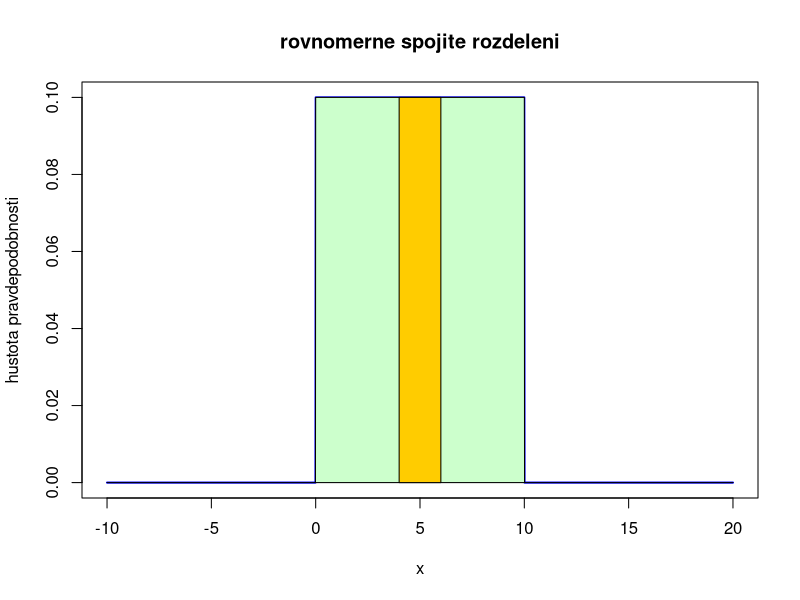
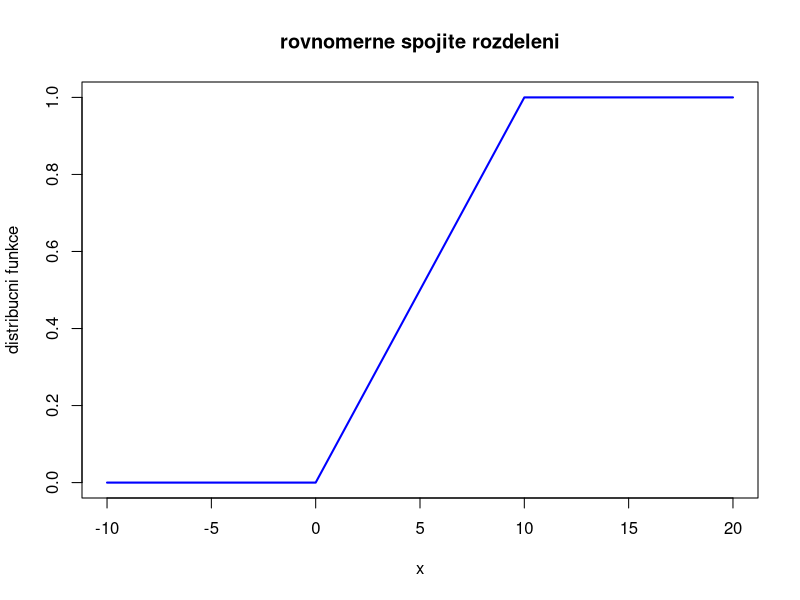

Reproduce these figures in R, in order.
# Priklad 4

a <- 0
b <- 10

x <- seq (a-10, b+10, by = 0.01)
titulek <- "rovnomerne spojite rozdeleni"

# hustota pravdepodobnosti
hustota <- dunif (x, a, b)

#  hustotu graficky zobrazujeme jako krivku
plot (x, hustota, type = "l", col = "blue", lwd = 2, ylab = "hustota pravdepodobnosti", main = titulek)

# pravdepodobnost je dana plochou pod grafem hustoty pravdepodobnosti
# v R se ploch kresli jako vybarveny mnohouhelnik
polygon (c(min (x), x, max(x)), c(0, hustota, 0), col = "#CCFFCC")

# dokazeme zvyraznit i plochu pod krivkou v zadanem intervalu, 
# napr. v rozmezi od 4 do 6, vyuzijeme pritom funkci "which"
indexy <- which ((x >= 4) & (x <= 6))
polygon (x[c(min(indexy), indexy, max(indexy))], c(0, hustota[indexy], 0), col = "#FFCC00")

# distribucni funkce je spojita, 
#	graficky ji zobrazujeme jako krivku
distribucni <- punif (x, a, b)
plot (x, distribucni, type = "l", col = "blue", lwd = 2, ylab = "distribucni funkce", main = titulek)
